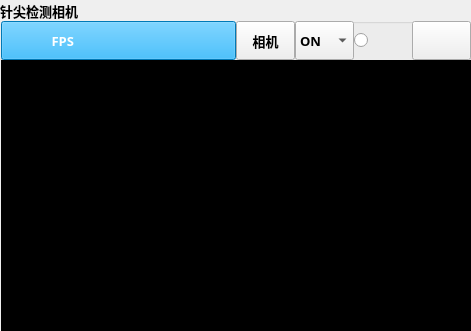
    <widget class="QGroupBox" name="groupBox_camera_2">
     <property name="enabled">
      <bool>true</bool>
     </property>
     <property name="geometry">
      <rect>
       <x>490</x>
       <y>10</y>
       <width>471</width>
       <height>331</height>
      </rect>
     </property>
     <property name="font">
      <font>
       <family>Bahnschrift SemiBold</family>
       <pointsize>10</pointsize>
       <weight>75</weight>
       <bold>true</bold>
      </font>
     </property>
     <property name="styleSheet">
      <string notr="true"/>
     </property>
     <property name="title">
      <string>针尖检测相机</string>
     </property>
     <widget class="QWidget" name="layoutWidget_5">
      <property name="geometry">
       <rect>
        <x>1</x>
        <y>21</y>
        <width>471</width>
        <height>311</height>
       </rect>
      </property>
      <layout class="QVBoxLayout" name="verticalLayout_7" stretch="1,7">
       <property name="spacing">
        <number>0</number>
       </property>
       <item>
        <layout class="QHBoxLayout" name="horizontalLayout_7" stretch="4,1,1,1,1">
         <property name="spacing">
          <number>0</number>
         </property>
         <property name="sizeConstraint">
          <enum>QLayout::SetNoConstraint</enum>
         </property>
         <property name="rightMargin">
          <number>1</number>
         </property>
         <item>
          <widget class="QPushButton" name="pushButton_FPS_2">
           <property name="sizePolicy">
            <sizepolicy hsizetype="Preferred" vsizetype="Preferred">
             <horstretch>0</horstretch>
             <verstretch>0</verstretch>
            </sizepolicy>
           </property>
           <property name="styleSheet">
            <string notr="true">
background-color: rgb(0, 170, 255);
color: rgb(255, 255, 255);</string>
           </property>
           <property name="text">
            <string>FPS                                 </string>
           </property>
          </widget>
         </item>
         <item>
          <widget class="QToolButton" name="camera_2">
           <property name="sizePolicy">
            <sizepolicy hsizetype="Preferred" vsizetype="Expanding">
             <horstretch>0</horstretch>
             <verstretch>0</verstretch>
            </sizepolicy>
           </property>
           <property name="styleSheet">
            <string notr="true">selection-color: rgb(85, 255, 0);</string>
           </property>
           <property name="text">
            <string>相机</string>
           </property>
           <property name="icon">
            <iconset resource="image.qrc">
             <normaloff>:/image/image/camera.png</normaloff>:/image/image/camera.png</iconset>
           </property>
           <property name="iconSize">
            <size>
             <width>32</width>
             <height>32</height>
            </size>
           </property>
          </widget>
         </item>
         <item>
          <widget class="QComboBox" name="triggermode_2">
           <property name="sizePolicy">
            <sizepolicy hsizetype="Preferred" vsizetype="Minimum">
             <horstretch>0</horstretch>
             <verstretch>0</verstretch>
            </sizepolicy>
           </property>
           <item>
            <property name="text">
             <string>ON</string>
            </property>
           </item>
           <item>
            <property name="text">
             <string>OFF</string>
            </property>
           </item>
          </widget>
         </item>
         <item>
          <widget class="QRadioButton" name="saveimage_2">
           <property name="sizePolicy">
            <sizepolicy hsizetype="Minimum" vsizetype="Minimum">
             <horstretch>0</horstretch>
             <verstretch>0</verstretch>
            </sizepolicy>
           </property>
           <property name="text">
            <string/>
           </property>
           <property name="icon">
            <iconset>
             <selectedoff>:/image/image/saveimage.png</selectedoff>
            </iconset>
           </property>
           <property name="iconSize">
            <size>
             <width>32</width>
             <height>32</height>
            </size>
           </property>
          </widget>
         </item>
         <item>
          <widget class="QToolButton" name="software_2">
           <property name="sizePolicy">
            <sizepolicy hsizetype="Minimum" vsizetype="Minimum">
             <horstretch>0</horstretch>
             <verstretch>0</verstretch>
            </sizepolicy>
           </property>
           <property name="text">
            <string/>
           </property>
           <property name="icon">
            <iconset resource="image.qrc">
             <normaloff>:/image/image/software.png</normaloff>:/image/image/software.png</iconset>
           </property>
           <property name="iconSize">
            <size>
             <width>32</width>
             <height>32</height>
            </size>
           </property>
          </widget>
         </item>
        </layout>
       </item>
       <item>
        <widget class="Form" name="form_2">
         <property name="enabled">
          <bool>true</bool>
         </property>
         <property name="styleSheet">
          <string notr="true">background-color: rgb(0, 0, 0);</string>
         </property>
         <property name="frameShape">
          <enum>QFrame::StyledPanel</enum>
         </property>
         <property name="frameShadow">
          <enum>QFrame::Raised</enum>
         </property>
        </widget>
       </item>
      </layout>
     </widget>
    </widget>
